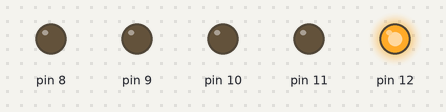
Simulated run of this sketch. Board: Arduino Uno, built with avr-gcc and run on an emulated ATmega328P. Parts: output pins drawn as LEDs (lit = HIGH).

Above: at 0.1 s.
At 5.1 s:
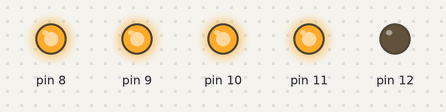
At 17.1 s:
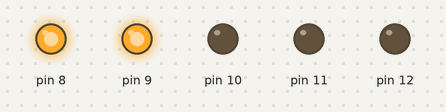
At 23.1 s:
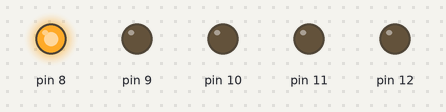
At 28.1 s:
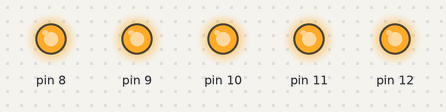
At 36.1 s:
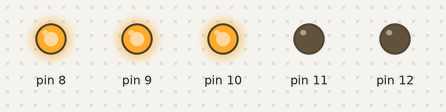
Timing chart, 0 to 37.6 s (numbered marks = the images above):
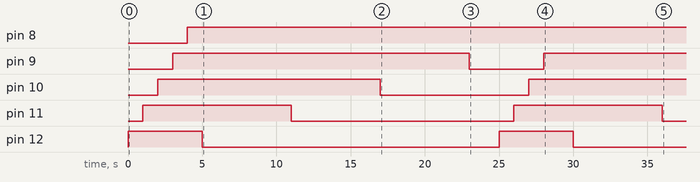

The sketch:

orkestor_Svet.ino
```cpp
 void setup(){
  pinMode(12,OUTPUT);
  pinMode(11,OUTPUT);
  pinMode(10,OUTPUT);
  pinMode(9,OUTPUT);
  pinMode(8,OUTPUT);
}
void loop(){
  digitalWrite(12, HIGH);
  delay(1000);
  digitalWrite(11, HIGH);
  delay(1000);
  digitalWrite(10, HIGH);
  delay(1000);
  digitalWrite(9, HIGH);
  delay(1000);
  digitalWrite(8, HIGH);
  delay(1000);
//1
  digitalWrite(12, LOW);
  delay(1000);
  digitalWrite(11, HIGH);
  delay(1000);
  digitalWrite(10, HIGH);
  delay(1000);
  digitalWrite(9, HIGH);
  delay(1000);
  digitalWrite(8, HIGH);
  delay(1000);
//2
  digitalWrite(12, LOW);
  delay(1000);
  digitalWrite(11, LOW);
  delay(1000);
  digitalWrite(10, HIGH);
  delay(1000);
  digitalWrite(9, HIGH);
  delay(1000);
  digitalWrite(8, HIGH);
  delay(1000);
//3
  digitalWrite(12, LOW);
  delay(1000);
  digitalWrite(11, LOW);
  delay(1000);
  digitalWrite(10, LOW);
  delay(1000);
  digitalWrite(9, HIGH);
  delay(1000);
  digitalWrite(8, HIGH);
  delay(1000);
  //4
  digitalWrite(12, LOW);
  delay(1000);
  digitalWrite(11, LOW);
  delay(1000);
  digitalWrite(10, LOW);
  delay(1000);
  digitalWrite(9, LOW);
  delay(1000);
  digitalWrite(8, HIGH);
  delay(1000);
  //5
}
```

Measured:
- by itself, pin 8: LOW → HIGH at 4.0 s
- by itself, pin 9: LOW → HIGH at 3.0 s, → LOW 20.0 s later, → HIGH 5.0 s later
- by itself, pin 10: LOW → HIGH at 2.0 s, → LOW 15.0 s later, → HIGH 10.0 s later
- by itself, pin 11: alternates HIGH for 10.0 s and LOW for 15.0 s
- by itself, pin 12: alternates HIGH for 5.0 s and LOW for 20.0 s
